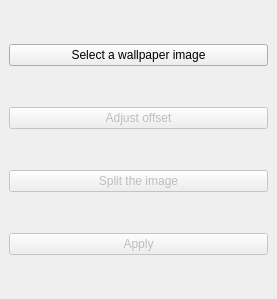
<?xml version="1.0" encoding="UTF-8"?>
<ui version="4.0">
 <class>WallpaperSplitter</class>
 <widget class="QMainWindow" name="WallpaperSplitter">
  <property name="geometry">
   <rect>
    <x>0</x>
    <y>0</y>
    <width>277</width>
    <height>299</height>
   </rect>
  </property>
  <property name="windowTitle">
   <string>Wallpaper Splitter</string>
  </property>
  <widget class="QWidget" name="centralwidget">
   <layout class="QVBoxLayout" name="verticalLayout">
    <item>
     <widget class="QPushButton" name="imageButton">
      <property name="text">
       <string>Select a wallpaper image</string>
      </property>
     </widget>
    </item>
    <item>
     <widget class="QPushButton" name="offsetButton">
      <property name="enabled">
       <bool>false</bool>
      </property>
      <property name="text">
       <string>Adjust offset</string>
      </property>
     </widget>
    </item>
    <item>
     <widget class="QPushButton" name="splitButton">
      <property name="enabled">
       <bool>false</bool>
      </property>
      <property name="text">
       <string>Split the image</string>
      </property>
     </widget>
    </item>
    <item>
     <widget class="QPushButton" name="applyButton">
      <property name="enabled">
       <bool>false</bool>
      </property>
      <property name="text">
       <string>Apply</string>
      </property>
     </widget>
    </item>
   </layout>
  </widget>
 </widget>
 <resources/>
 <connections/>
</ui>
